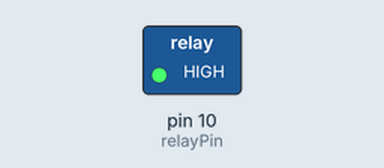
This sketch was run on a simulated Arduino Uno, built with avr-gcc and run on an emulated ATmega328P. Shown: switched loads named in the sketch (green lamp = pin HIGH).

Above: at 2.5 s.
At 7.5 s:
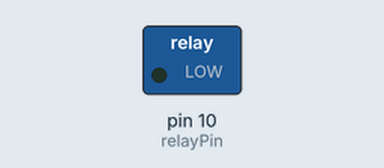
Timing chart, 0 to 13.0 s (numbered marks = the images above):
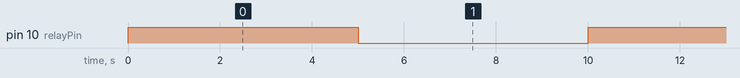

The sketch:

Lesson_12_Listing_12_1.ino
```cpp
int relayPin = 10; // подключение к выводу D10 Arduino
void setup()
{
pinMode(relayPin, OUTPUT); // настроить вывод как выход (OUTPUT)
}
// функция выполняется циклически бесконечное число раз
void loop()
{
digitalWrite(relayPin, HIGH); // включить реле
delay(5000);
digitalWrite(relayPin, LOW); // выключить реле
delay(5000);
}
```

Measured:
- by itself, pin 10 (relayPin): alternates HIGH for 5.0 s and LOW for 5.0 s
